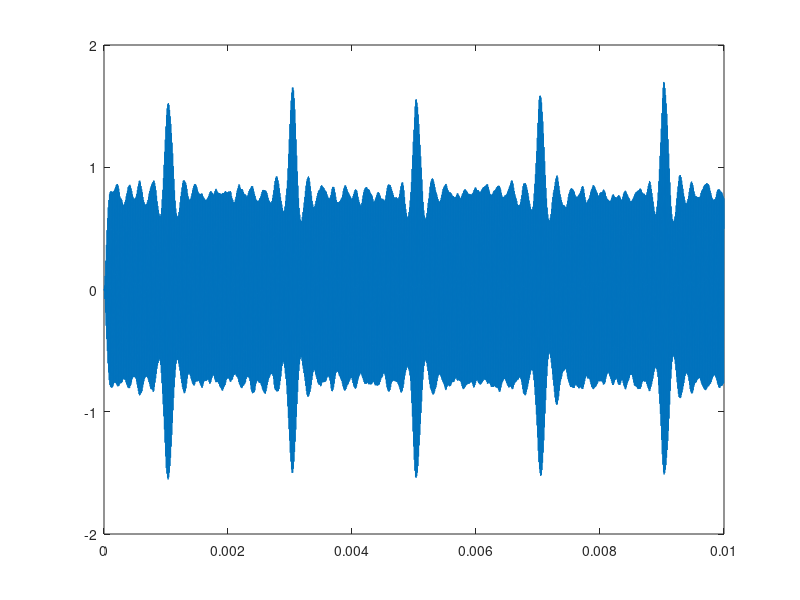

This chart was generated by the following MATLAB code: (Note: this script raises an error after producing the figure.)
%% Prikaz moduliranog signala

clear all;
close all;

load vjezba2_zadatak3.mat;

figure('name', 'Modulirani signal'), plot(t, uAM);

%% Spektar moduliranog signala

Nfft = 2 * length(uAM);
Ts = t(2) - t(1);
fs = 1/Ts;
N = length(uAM);
[UAM, f] = FFT(uAM, blackman(N), Nfft, fs); 
figure('name', 'Spektar moduliranog signala');
plot(f, 20 * log10(abs(UAM)));

%% Kompleksna produktna demodulacija

f0 = 10^5; % 100kHz
um = uAM .* exp(1i * 2 * pi * f0 * t); % produktna demodulacija
figure('name', 'Signal nakon mnozenja');
plot(t, abs(um));
figure('name', 'Spektar nakon mnozenja');
[UM, f] = FFT(um, blackman(N), Nfft, fs);
plot(f, 20 * log10(abs(UM)));

%% Projektiranje Butterworth filtra 

n = 2;
fg = 4500; % 4 kHz
[z, p, k] = butter(n, 2 * pi * fg ,'low','s');
H = freqs(k * poly(z), poly(p), fos(N, fs) * 2 * pi);
figure('name', 'Karakteristika filtra');
freqK(H, fos(N, fs));

%% Filtriranje signala na izlazu iz mnozila 

h = impulse(zpk(z, p, k), t);
%yi = 1/fs * conv(imag(um), h, 'same');
%yr = 1/fs * conv(real(um), h, 'same');
yi = 1/fs * conv(imag(um), h);
yi = yi(1:N);
yr = 1/fs * conv(real(um), h);
yr = yr(1:N);
y = yr + 1i * yi;
figure('name', 'Filtrirani realni i imaginarni');
plot(t, yr);
hold;
plot(t, yi, 'r');
legend('real', 'imag');
figure('name', 'Signal na izlazu iz filtra');
plot(t, 2 * abs(y));
figure('name', 'Spektar na izlazu iz filtra');
[Y, f] = FFT(y, blackman(N), N, fs);
plot(f, 20 * log10(abs(Y)));


